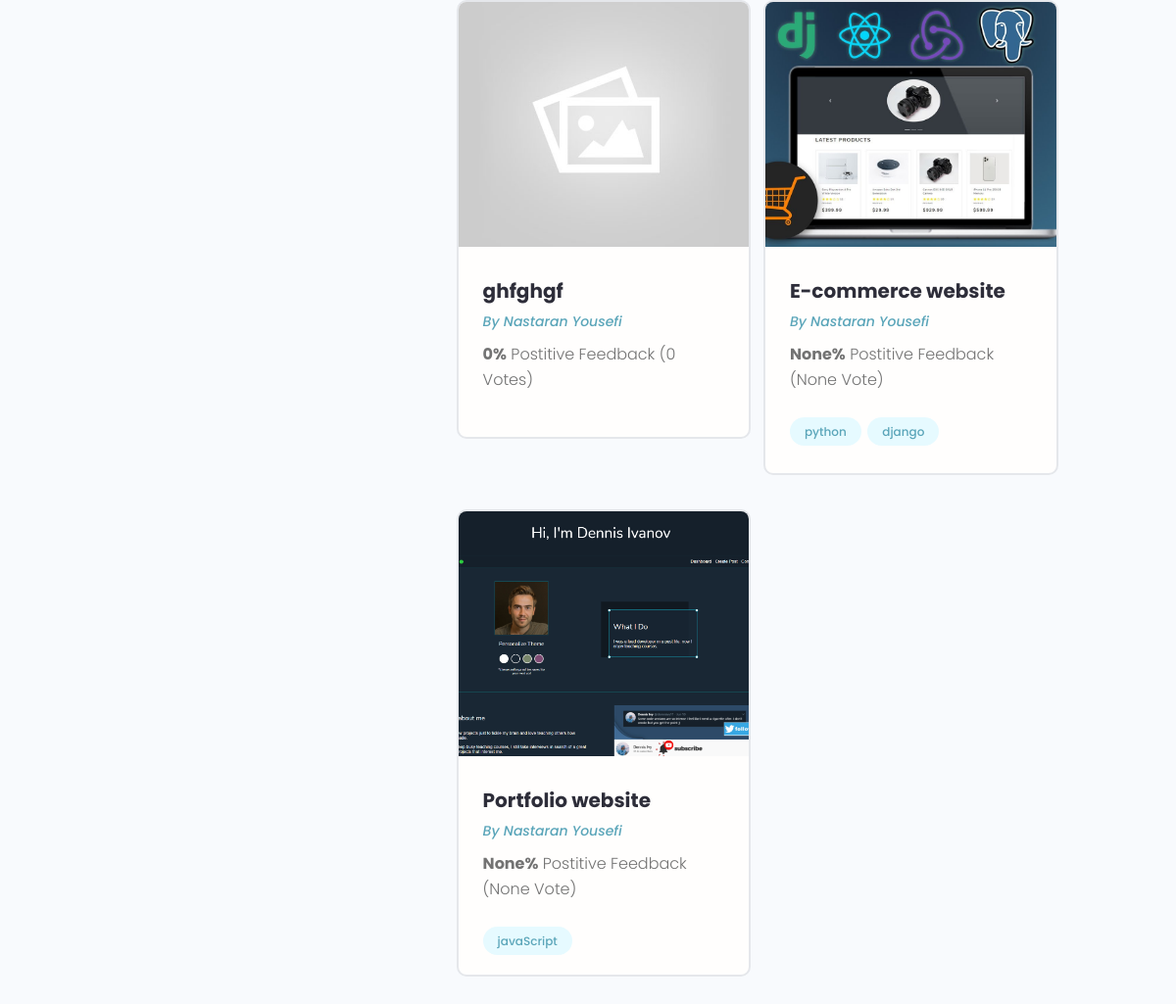
/profile/dc02f5b6-4700-404a-b254-b7c55266c4cd/ (lower part), run on an earlier commit of the app's database.
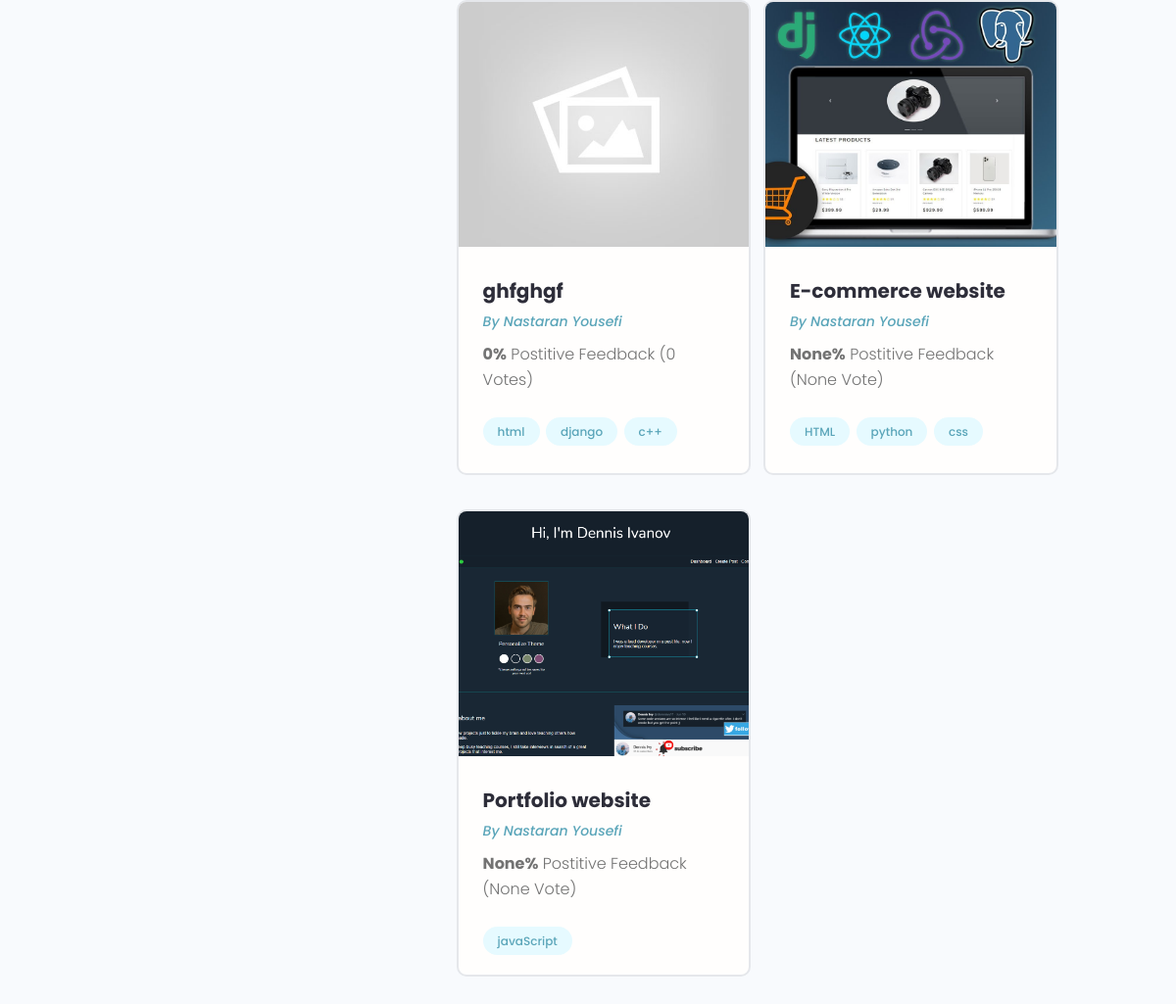
And on a later commit of the database.
### projects/models.py (models this page shows, shortened)
class Project(models.Model):
    owner = models.ForeignKey(Profile, on_delete=models.CASCADE, null=True, blank=True)
    title = models.CharField(max_length=200)
    description = models.TextField(null=True, blank=True)
    featured_image = models.ImageField(null=True, blank=True, default='project_cover/default.jpg', upload_to='project_cover/')
    demo_link = models.CharField(max_length=2000, null=True, blank=True)
    source_code = models.CharField(max_length=2000, null=True, blank=True)
    tags = models.ManyToManyField('Tag', blank=True)
    vote_total = models.IntegerField(default=0, null=True, blank=True)
    vote_ratio = models.IntegerField(default=0, null=True, blank=True)
    created = models.DateTimeField(auto_now_add=True)
    id = models.UUIDField(default=uuid.uuid4, unique=True, editable=False, primary_key=True)
    class Meta:
        ordering = ['-vote_ratio', '-vote_total']
    @property
    def image_URL(self):
        try:
            url = self.featured_image.url
        except:
            url = 'http://127.0.0.1:8000/images/project_cover/default.jpg'
        return url

class Tag(models.Model):
    name = models.CharField(max_length=100)
    created = models.DateTimeField(auto_now_add=True)
    id = models.UUIDField(default=uuid.uuid4, unique=True, editable=False, primary_key=True)
    def __str__(self):
        return self.name

### users/models.py (models this page shows, shortened)
class Profile(models.Model):
    user = models.OneToOneField(User, on_delete=models.CASCADE, null=True, blank=True)
    name = models.CharField(max_length=250, null=True, blank=True)
    username = models.CharField(max_length=250, null=True, blank=True)
    email = models.EmailField(max_length=500, blank=True, null=True)
    short_intro = models.CharField(max_length=200, blank=True, null=True)
    bio = models.TextField(blank=True, null=True)
    location = models.CharField(max_length=200, blank=True, null=True)
    profile_image = models.ImageField(blank=True, null=True, upload_to='profiles/',
                         default='profiles/user-default.png')
    social_github = models.CharField(max_length=500, blank=True, null=True)
    social_linkedin = models.CharField(max_length=500, blank=True, null=True)
    social_website = models.CharField(max_length=500, blank=True, null=True)
    social_twitter = models.CharField(max_length=500, blank=True, null=True)
    created = models.DateTimeField(auto_now_add=True)
    id = models.UUIDField(default=uuid.uuid4, unique=True, editable=False, primary_key=True)
    @property
    def image_URL(self):
        try:
            url = self.profile_image.url
        except:
            url = 'http://127.0.0.1:8000/images/profiles/user-default.png'
        return url

### users/views.py (the view)
# urls.py: path('profile/<str:pk>/', views.user_profile, name='user-profile'),
def user_profile(request, pk):
    profile = get_object_or_404(Profile, pk=pk)
    top_skills = profile.skill_set.exclude(description__exact="")
    other_skills = profile.skill_set.filter(description="")
    projects = Project.objects.filter(owner=profile)
    context = {
        'profile' : profile,
        'top_skills' : top_skills,
        'other_skills' : other_skills,
        'projects' : projects,
    }
    return render(request, 'users/user-profile.html', context)

### users/templates/users/user-profile.html (shortened to what this page needs)
{% extends 'main.html' %}
{% block content %}
<main class="profile my-md">
    <div class="container">
      <div class="layout">
        <div class="column column--1of3">
        </div>
        <div class="column column--2of3">
          <div class="devInfo">
            <div class="grid grid--two">
                {% for project in projects %}
                  <div class="column">
                    <div class="card project">
                      <a href="{% url 'project' project.pk %}" class="project">
                        <img class="project__thumbnail" src="{{ project.image_URL }}" alt="project thumbnail" />
                        <div class="card__body">
                          <h3 class="project__title">{{ project.title}}</h3>
                          <p><a class="project__author" href="{% url 'user-profile' profile.pk %}">By {{ project.owner.name|title}}</a></p>
                          <p class="project--rating">
                            <span style="font-weight: bold;">{{ project.vote_ratio }}%</span> Postitive
                            Feedback ({{ project.vote_total }} Vote{{ project.vote_total|pluralize:'s' }})
                          </p>
                          <div class="project__tags">
                              {% for tag in project.tags.all %}
                                <span class="tag tag--pill tag--main">
                                  <small>{{ tag }}</small>
                                </span>
                                {% endfor %}
                          </div>
                        </div>
                      </a>
                    </div>
                  </div>
                {% endfor %}
            </div>
          </div>
        </div>
      </div>
    </div>
  </main>
{% endblock %}

What changed in the data, as far as the page shows it:
changed Project "ghfghgf": gains Tag (name "html"); gains Tag (name "django")
added Tag: name "c++", shown under Project "ghfghgf"
changed Project "E-commerce website": gains Tag (name "css"); loses Tag (name "django")
added Tag: name "HTML", shown under Project "E-commerce website"
